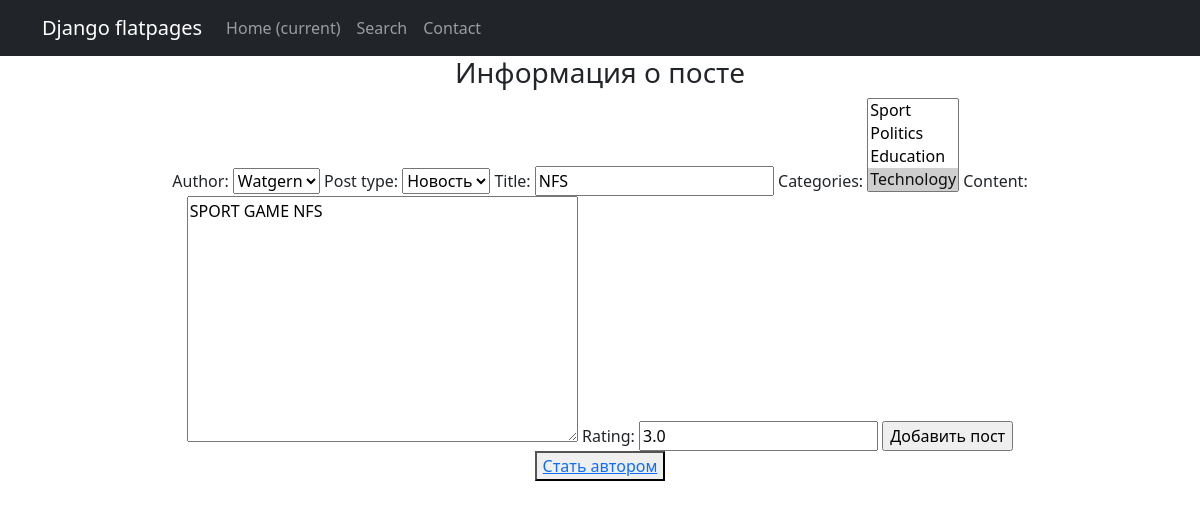
The page /news/edit/9 (signed in) on the database as committed earlier.
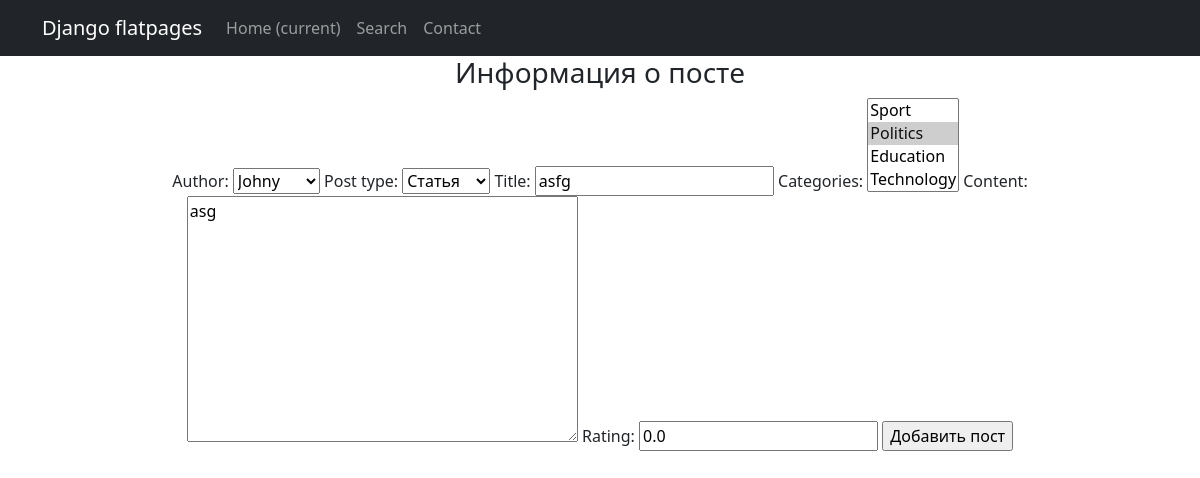
The same page on the database as committed later.
### news/models.py (models this page shows, shortened)
class Post(models.Model):
    author = models.ForeignKey('Author', on_delete=models.CASCADE)
    POST_TYPES = [
        ('article', 'Статья'),
        ('news', 'Новость'),
    ]
    post_type = models.CharField(max_length=7, choices=POST_TYPES)
    time_created = models.DateTimeField(auto_now_add=True)
    title = models.CharField(max_length=200)
    categories = models.ManyToManyField(Category, through='PostCategory')
    content = models.TextField()
    rating = models.FloatField(default=0.0)

### news/views.py (the view)
# urls.py: path('edit/<int:pk>', PostsUpdateView.as_view(), name='post_update'),
class PostsUpdateView(PermissionRequiredMixin, LoginRequiredMixin, UpdateView):
    permission_required = ('news.change_post',)
    template_name = 'news_create.html'
    form_class = NewsForm
    def get_object(self, **kwargs):
        id = self.kwargs.get('pk')
        return Post.objects.get(pk=id)
    def get_context_data(self, **kwargs):
        context = super().get_context_data(**kwargs)
        context['is_not_author'] = not self.request.user.groups.filter(name='authors').exists()
        return context

### news/forms.py
class NewsForm(ModelForm):
    class Meta:
        model = Post
        fields = ['author', 'post_type', 'title', 'categories', 'content', 'rating']

### news/models.py (called while the page is built)
    def __str__(self):
        return self.user.username

    def __str__(self):
        return self.name

### templates/news_create.html (shortened to what this page needs)
{% extends 'default.html' %}
{% block content %}
<h3>Информация о посте</h3>
<form method="POST">
    {{ form }}
    <input type="submit" value="Добавить пост">
</form>
{% if is_not_author %}
<button> <a href="/news/upgrade/"> Стать автором </a> </button>
{% endif %}
{% endblock content %}

Rows that differ between the two databases and show on the page:
changed Post: author "Watgern" → "Johny"; post_type "Новость" → "Статья"; title "NFS" → "asfg"; content "SPORT GAME NFS" → "asg"; rating "3.0" → "0.0"
Other text that changed with them:
form field categories: "Sport / Politics / Education / Technology ☑" → "Sport / Politics ☑ / Education / Technology"
text no longer shown: "Стать автором"
